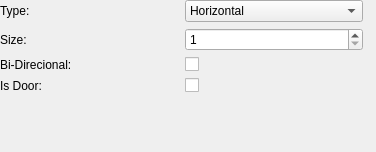
            <widget class="QWidget" name="page_Link">
             <property name="geometry">
              <rect>
               <x>0</x>
               <y>0</y>
               <width>376</width>
               <height>152</height>
              </rect>
             </property>
             <attribute name="label">
              <string>Link Options</string>
             </attribute>
             <widget class="QWidget" name="gridWidget" native="true">
              <property name="geometry">
               <rect>
                <x>0</x>
                <y>0</y>
                <width>363</width>
                <height>311</height>
               </rect>
              </property>
              <layout class="QGridLayout" name="gridLayout_2">
               <item row="0" column="1">
                <widget class="QComboBox" name="link_orientation_combobox">
                 <item>
                  <property name="text">
                   <string>Horizontal</string>
                  </property>
                 </item>
                 <item>
                  <property name="text">
                   <string>Vertical</string>
                  </property>
                 </item>
                 <item>
                  <property name="text">
                   <string>Teleporter</string>
                  </property>
                 </item>
                </widget>
               </item>
               <item row="0" column="0">
                <widget class="QLabel" name="label_2">
                 <property name="text">
                  <string>Type:</string>
                 </property>
                </widget>
               </item>
               <item row="1" column="0">
                <widget class="QLabel" name="label_3">
                 <property name="text">
                  <string>Size:</string>
                 </property>
                </widget>
               </item>
               <item row="1" column="1">
                <widget class="QSpinBox" name="link_size_spinbox">
                 <property name="minimum">
                  <number>1</number>
                 </property>
                 <property name="maximum">
                  <number>6</number>
                 </property>
                </widget>
               </item>
               <item row="2" column="0">
                <widget class="QLabel" name="label_4">
                 <property name="text">
                  <string>Bi-Direcional:</string>
                 </property>
                </widget>
               </item>
               <item row="2" column="1">
                <widget class="QCheckBox" name="link_bidi_checkbox">
                 <property name="text">
                  <string/>
                 </property>
                </widget>
               </item>
               <item row="3" column="0">
                <widget class="QLabel" name="label_5">
                 <property name="text">
                  <string>Is Door:</string>
                 </property>
                </widget>
               </item>
               <item row="3" column="1">
                <widget class="QCheckBox" name="link_isdoor_checkbox">
                 <property name="text">
                  <string/>
                 </property>
                </widget>
               </item>
               <item row="4" column="0">
                <spacer name="verticalSpacer">
                 <property name="orientation">
                  <enum>Qt::Vertical</enum>
                 </property>
                 <property name="sizeHint" stdset="0">
                  <size>
                   <width>20</width>
                   <height>40</height>
                  </size>
                 </property>
                </spacer>
               </item>
              </layout>
             </widget>
            </widget>
